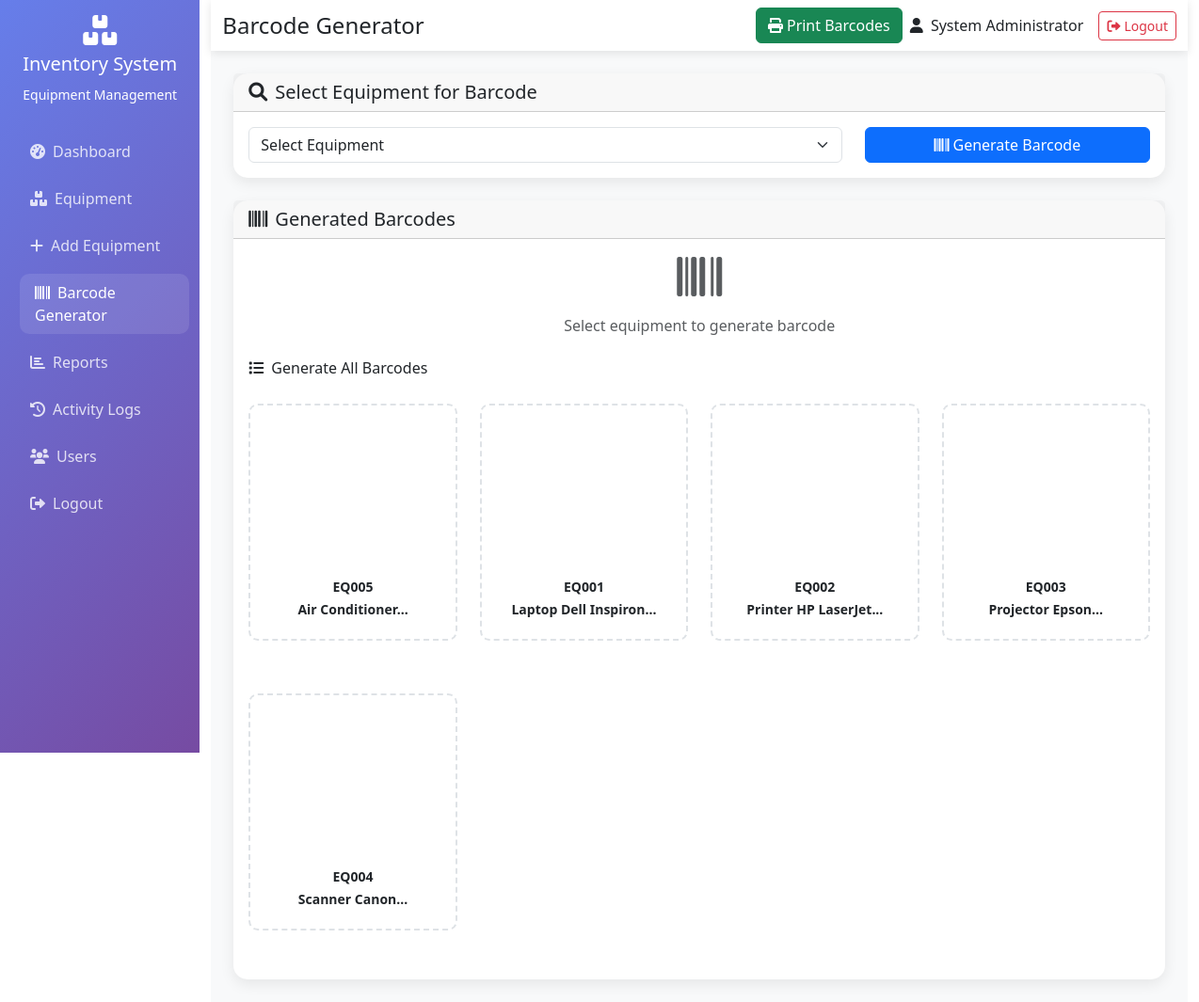
The app's page /barcode_generator.php (signed in) with its own data.
### tables this page shows
CREATE TABLE equipment (
    id INT AUTO_INCREMENT PRIMARY KEY,
    equipment_code VARCHAR(50) NOT NULL UNIQUE,
    barcode VARCHAR(100) NOT NULL UNIQUE,
    name VARCHAR(200) NOT NULL,
    description TEXT,
    category VARCHAR(100),
    location VARCHAR(200),
    status ENUM('available', 'in_use', 'maintenance', 'damaged', 'lost') DEFAULT 'available',
    purchase_date DATE,
    purchase_price DECIMAL(10,2),
    supplier VARCHAR(200),
    warranty_expiry DATE,
    notes TEXT,
    created_at TIMESTAMP DEFAULT CURRENT_TIMESTAMP,
    updated_at TIMESTAMP DEFAULT CURRENT_TIMESTAMP ON UPDATE CURRENT_TIMESTAMP
);

### barcode_generator.php (the view, shortened to what this page needs)
<?php
$pdo = getDBConnection();
$stmt = $pdo->query("SELECT id, equipment_code, name, barcode FROM equipment ORDER BY name");
$equipment_list = $stmt->fetchAll();
$selected_equipment = null;
?>
<!DOCTYPE html>
<html lang="en">
<head>
    <link href="https://cdn.jsdelivr.net/npm/bootstrap@5.3.0/dist/css/bootstrap.min.css" rel="stylesheet">
    <link href="https://cdnjs.cloudflare.com/ajax/libs/font-awesome/6.0.0/css/all.min.css" rel="stylesheet">
</head>
<body>
    <div class="container-fluid">
        <div class="row">
            <div class="col-md-3 col-lg-2 px-0 no-print">
                <div class="sidebar p-3">
                    <div class="text-center mb-4">
                        <i class="fas fa-boxes fa-2x mb-2"></i>
                        <h5>Inventory System</h5>
                        <small>Equipment Management</small>
                    </div>
                    <nav class="nav flex-column">
                        <a class="nav-link" href="dashboard.php">
                            <i class="fas fa-tachometer-alt me-2"></i>Dashboard
                        </a>
                        <a class="nav-link" href="equipment.php">
                            <i class="fas fa-boxes me-2"></i>Equipment
                        </a>
                        <a class="nav-link" href="add_equipment.php">
                            <i class="fas fa-plus me-2"></i>Add Equipment
                        </a>
                        <a class="nav-link active" href="barcode_generator.php">
                            <i class="fas fa-barcode me-2"></i>Barcode Generator
                        </a>
                        <a class="nav-link" href="reports.php">
                            <i class="fas fa-chart-bar me-2"></i>Reports
                        </a>
                        <a class="nav-link" href="activity_logs.php">
                            <i class="fas fa-history me-2"></i>Activity Logs
                        </a>
                        <a class="nav-link" href="users.php">
                            <i class="fas fa-users me-2"></i>Users
                        </a>
                        <a class="nav-link" href="logout.php">
                            <i class="fas fa-sign-out-alt me-2"></i>Logout
                        </a>
                    </nav>
                </div>
            </div>
            <div class="col-md-9 col-lg-10">
                <div class="main-content">
                    <nav class="navbar navbar-expand-lg no-print">
                        <div class="container-fluid">
                            <h4 class="mb-0">Barcode Generator</h4>
                            <div class="d-flex align-items-center">
                                <button onclick="window.print()" class="btn btn-success me-2">
                                    <i class="fas fa-print me-1"></i>Print Barcodes
                                </button>
                                <span class="me-3">
                                    <i class="fas fa-user me-1"></i>
                                    <?php echo htmlspecialchars($_SESSION['full_name']); ?>
                                </span>
                                <a href="logout.php" class="btn btn-outline-danger btn-sm">
                                    <i class="fas fa-sign-out-alt me-1"></i>Logout
                                </a>
                            </div>
                        </div>
                    </nav>
                    <div class="p-4">
                        <div class="card mb-4 no-print">
                            <div class="card-header">
                                <h5 class="mb-0">
                                    <i class="fas fa-search me-2"></i>Select Equipment for Barcode
                                </h5>
                            </div>
                            <div class="card-body">
                                <div class="row">
                                    <div class="col-md-8">
                                        <select class="form-select" id="equipmentSelect" onchange="loadEquipment()">
                                            <option value="">Select Equipment</option>
                                        </select>
                                    </div>
                                    <div class="col-md-4">
                                        <button type="button" class="btn btn-primary w-100" onclick="generateBarcode()">
                                            <i class="fas fa-barcode me-1"></i>Generate Barcode
                                        </button>
                                    </div>
                                </div>
                            </div>
                        </div>
                        <div class="card">
                            <div class="card-header">
                                <h5 class="mb-0">
                                    <i class="fas fa-barcode me-2"></i>Generated Barcodes
                                </h5>
                            </div>
                            <div class="card-body">
                                <div id="barcodeContainer">
                                    <?php if ($selected_equipment): ?>
                                        <div class="barcode-container">
                                            <svg id="barcode-<?php echo $selected_equipment['id']; ?>"></svg>
                                            <div class="barcode-label">
                                                <?php echo htmlspecialchars($selected_equipment['equipment_code']); ?><br>
                                                <small><?php echo htmlspecialchars($selected_equipment['name']); ?></small>
                                            </div>
                                        </div>
                                    <?php else: ?>
                                        <div class="text-center text-muted">
                                            <i class="fas fa-barcode fa-3x mb-3"></i>
                                            <p>Select equipment to generate barcode</p>
                                        </div>
                                    <?php endif; ?>
                                </div>
                                <div class="mt-4 no-print">
                                    <h6><i class="fas fa-list me-2"></i>Generate All Barcodes</h6>
                                    <div class="row">
                                        <?php foreach (array_slice($equipment_list, 0, 12) as $equipment): ?>
                                            <div class="col-md-3 col-sm-4 col-6 mb-3">
                                                <div class="barcode-container">
                                                    <svg id="barcode-bulk-<?php echo $equipment['id']; ?>"></svg>
                                                    <div class="barcode-label">
                                                        <small><?php echo htmlspecialchars($equipment['equipment_code']); ?></small><br>
                                                        <small><?php echo htmlspecialchars(substr($equipment['name'], 0, 20)); ?>...</small>
                                                    </div>
                                                </div>
                                            </div>
                                        <?php endforeach; ?>
                                    </div>
                                </div>
                            </div>
                        </div>
                    </div>
                </div>
            </div>
        </div>
    </div>
</body>
</html>

### barcode_generator.php (style rules this page uses)
.sidebar { background: linear-gradient(135deg, #667eea 0%, #764ba2 100%); min-height: 100vh; color: white; }
.sidebar .nav-link { color: rgba(255, 255, 255, 0.8); border-radius: 10px; margin: 5px 0; transition: all 0.3s ease; }
.sidebar .nav-link:hover, .sidebar .nav-link.active { color: white; background: rgba(255, 255, 255, 0.1); transform: translateX(5px); }
.main-content { background: #f8f9fa; min-height: 100vh; }
.card { border: none; border-radius: 15px; box-shadow: 0 5px 15px rgba(0, 0, 0, 0.08); }
.navbar { background: white; box-shadow: 0 2px 10px rgba(0, 0, 0, 0.1); }
.barcode-container { text-align: center; padding: 20px; border: 2px dashed #dee2e6; border-radius: 10px; margin: 20px 0; }
.barcode-label { margin-top: 10px; font-weight: bold; }

### records on screen
equipment: equipment_code "EQ005", name "Air Conditioner"
equipment: equipment_code "EQ001", name "Laptop Dell Inspiron"
equipment: equipment_code "EQ002", name "Printer HP LaserJet"
equipment: equipment_code "EQ003", name "Projector Epson"
equipment: equipment_code "EQ004", name "Scanner Canon"

### other values on screen
$_SESSION['full_name'] "System Administrator"
